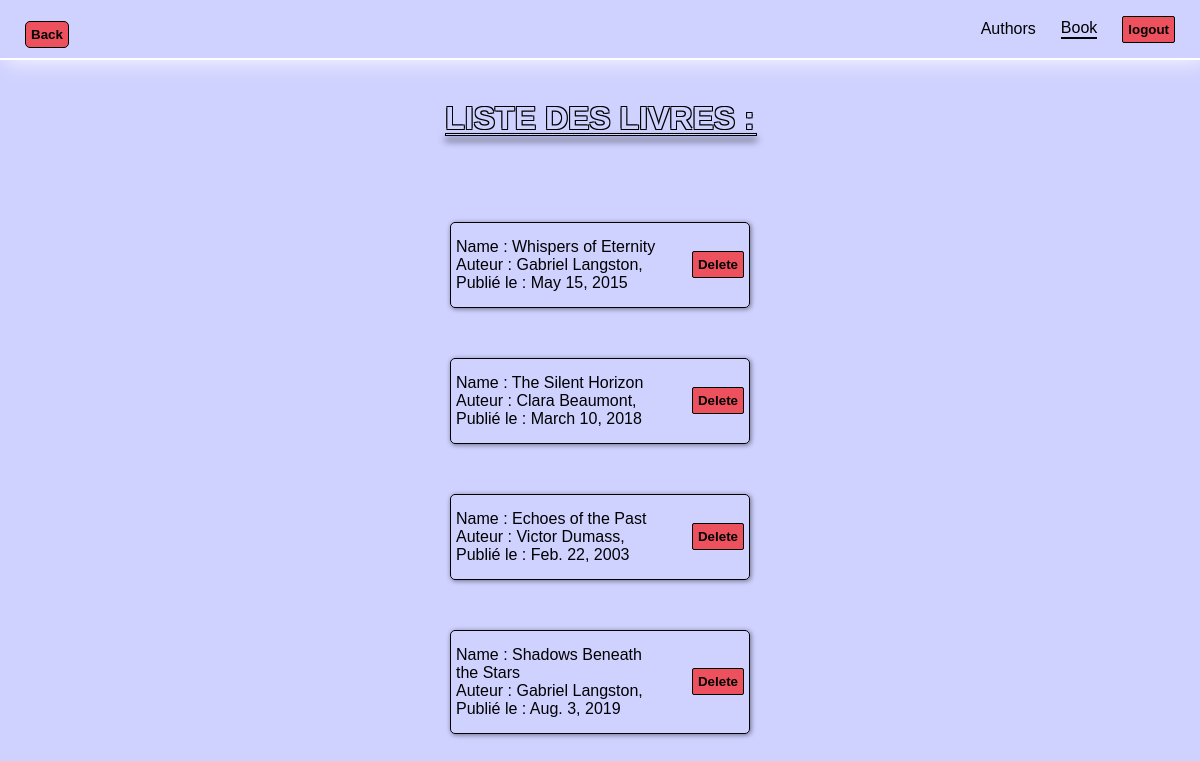
The page /books/ on the database its author committed.
### library/models.py (models this page shows, shortened)
class Book(models.Model):
    title = models.CharField(max_length=255)
    published = models.DateField()
    author = models.ForeignKey(Author, on_delete=models.CASCADE, related_name='books')

class Author(models.Model):
    name = models.CharField(max_length=50)
    birthdate = models.DateField()

### library/views.py (the view, shortened to what this page needs)
# urls.py: path('books/', views.BooksView.as_view(), name='books'),
class BooksView(PostPermissionMixin, View):
    def get(self, request: HttpRequest)->HttpResponse:
        form = BookForm()
        return render(
            request,
            'books.html',
            { 'form': form, 'books': Book.objects.all() },
        )

### library/form.py
class BookForm(forms.ModelForm):
    class Meta:
        model = Book
        fields = ['title', 'published', 'author']
        widgets = {
            'title': forms.TextInput(attrs = { "type" : "text" }),
            'published' : forms.DateInput(attrs = { 'type' : 'date' }),
            'author': forms.Select(attrs={'class': 'authors-dropdown'}),
        }
        labels = {
            'title' : 'Titre du livre :',
            'published' : 'Date de publication :',
            'author' : 'Auteur du livre :'
        }

### library/templates/books.html (shortened to what this page needs)
{% extends "base.html" %}
{% block content %}
{% if books %}
<h1 class="title">Liste des livres :</h1>
{% for book in books %}
<ul>
    <li>
        <a href="/book/{{book.id}}/detail">
            Name : {{ book.title }} <br>
            Auteur : {{ book.author.name }}, <br>
            Publié le : {{ book.published }}
        </a>
        <form method="post">
            <input type="submit" id="delete" onclick="return confirm('Supprimez définitivement {{ book.title }}')"
                value="Delete" />
        </form>
    </li>
</ul>
{% endfor %}
{% else %}
<h2>Aucun livre n'est disponible</h2>
{% endif %}
{% endblock %}

### library/templates/base.html (shortened to what this page needs)
<!DOCTYPE html>
<html lang="fr">
<head>
    {% load static %}
    <link rel="stylesheet" href="{% static 'css/styles.css' %}">
</head>
<body>
    <nav>
        <button id="back" onclick="window.history.back()">Back</button>
        <div id="link">
            <a href="{% url 'authors' %}"
            class="{% if request.resolver_match.url_name == 'authors' %}active{% endif %}">Authors</a>
            <a href="{% url 'books' %}"
            class="{% if request.resolver_match.url_name == 'books' %}active{% endif %}">Book</a>
            <form method="post" action="{% url 'logout' %}">
                <input id="logout" type="submit" value="logout" />
            </form>
        </div>
    </nav>
    {% block content %}
    {% endblock %}
</body>
</html>

### library/static/css/styles.css (style rules this page uses)
* { margin: 0; padding: 0; box-sizing: border-box; }
body { display: flex; justify-content: center; align-items: center; flex-direction: column; background-color: #cfd1ff; min-height: 100vh; max-width: 100vw; overflow-x: hidden; font-family: 'Trebuchet MS', 'Lucida Sans Unicode', 'Lucida Grande', 'Lucida Sans', Arial, sans-serif; }
.active { border-bottom: 2px double rgb(0, 0, 0); }
#back { margin-left: 25px; margin-right: auto; }
#delete { margin-left: 25px; }
li { max-width: 100%; margin: 10px auto; display: flex; justify-content: space-between; }
h1 { color: #cfd1ff; text-align: center; font-family: 'Franklin Gothic Medium', 'Arial Narrow', Arial, sans-serif4; text-shadow: 1px 1px 0 black, -1px 1px 0 black, 1px -1px 0 black, -1px -1px 0 black; text-transform: uppercase; }

### rows shown on the page
Book: title "Whispers of Eternity", author.name "Gabriel Langston", published "May 15, 2015"
Book: title "The Silent Horizon", author.name "Clara Beaumont", published "March 10, 2018"
Book: title "Echoes of the Past", author.name "Victor Dumass", published "Feb. 22, 2003"
Book: title "Shadows Beneath the Stars", author.name "Gabriel Langston", published "Aug. 3, 2019"
